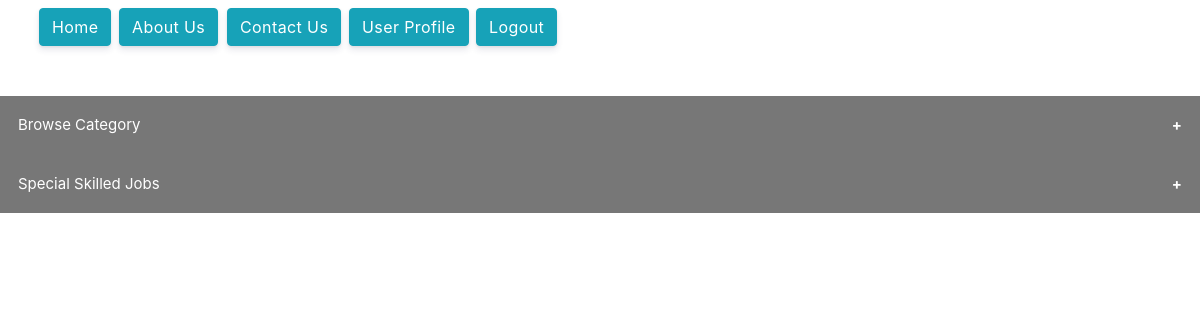
Page /find_work/ (signed in) on the earlier database version.
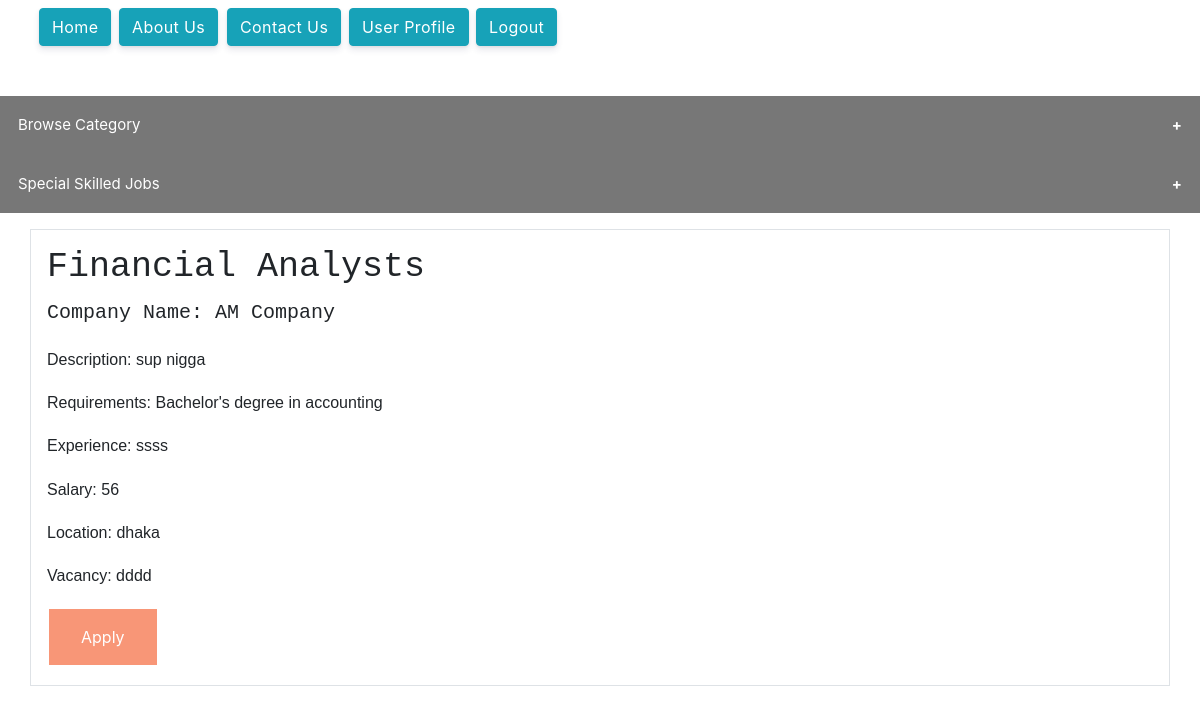
Same page on the later database version.
### post_work/models.py (models this page shows)
class PostWork(models.Model):
    user = models.ForeignKey(Profile, on_delete=models.CASCADE, db_column="User")
    Company_Name = models.CharField(max_length=50, db_column="Company Name")
    Title = models.CharField(max_length=50, db_column="Title")
    Work_Type = models.CharField(max_length=50, db_column="Work Type")
    Description = models.CharField(max_length=100, db_column="Description")
    Requirements = models.CharField(max_length=100, db_column="Requirements")
    Experience = models.CharField(max_length=500, db_column="Experience")
    Salary = models.IntegerField(db_column="Salary")
    Location = models.CharField(max_length=100, db_column="Location")
    Vacancy = models.CharField(max_length=10, db_column="Vacancy")

### site_users/views.py (the view)
# urls.py: path('find_work/', site_views.find_work, name='work-find'),
@login_required
def find_work(request):
    from post_work.models import PostWork
    pw = PostWork.objects.all()
    return render(request, 'users/find_work.html', {'pw':pw})

### templates/users/find_work.html (shortened to what this page needs)
</head>
        {%load static%}
        <link rel="stylesheet" href=" {% static 'site_users/profile.css' %}">
        <link rel="stylesheet" href=" {% static 'site_users/worktemp.css' %}">
        <link rel="stylesheet" href=" {% static 'site_users/btn.css' %}">
        <link rel="stylesheet" href="https://maxcdn.bootstrapcdn.com/bootstrap/4.5.2/css/bootstrap.min.css">
 <div class="main-content">
    <nav class="navbar navbar-top navbar-expand-md navbar-dark" id="navbar-main">
      <div class="container-fluid">
            <a href="{% url 'first-page'%}" class="btn btn-info">Home</a>
            <a href="{% url 'about' %}" class="btn btn-info">About Us</a>
            <a href="{% url 'contract' %}" class="btn btn-info">Contact Us</a>
            <a href="{% url 'profile' %}" class="btn btn-info">User Profile</a>
            <a href="{% url 'logout' %}" class="btn btn-info">Logout</a>
        <ul class="navbar-nav align-items-center d-none d-md-flex">
          <li class="nav-item dropdown">
            <a class="nav-link pr-0" href="#" role="button" data-toggle="dropdown" aria-haspopup="true" aria-expanded="false">
            </a>
          </li>
        </ul>
      </div>
    </nav>
    </div>
<button class="collapsible">Browse Category </button>
<button class="collapsible">Special Skilled Jobs </button>
        {% for i in pw %}
        <div class="container p-3 my-3 border">
            <h2 class="p3", style="font-size:35px">{{i.Title}}</h2>
            <p class="p3" , style="font-size:20px">Company Name: {{i.Company_Name}}</p>
            <p class="p2">Description: {{i.Description}}</p>
            <p class="p2">Requirements: {{i.Requirements}}</p>
            <p class="p2">Experience: {{i.Experience}}</p>
            <p class="p2">Salary: {{i.Salary}}</p>
            <p class="p2">Location: {{i.Location}}</p>
            <p class="p2">Vacancy: {{i.Vacancy}}</p>
            <button class="btntwo", href="{% url 'sentmail' %}" >Apply</button>
        </div>
        {% endfor %}
</body>
</html>

### site_users/static/site_users/profile.css (style rules this page uses)
*, *::before, *::after { box-sizing: border-box; }
figcaption, footer, header, main, nav, section { display: block; }
p { margin-top: 0; margin-bottom: 1rem; }
ul { margin-top: 0; margin-bottom: 1rem; }
a { text-decoration: none; color: #5e72e4; background-color: transparent; -webkit-text-decoration-skip: objects; }
button { border-radius: 0; }
input, button, textarea { font-family: inherit; font-size: inherit; line-height: inherit; margin: 0; }
button, input { overflow: visible; }
button { text-transform: none; }
button, html [type='button'], [type='reset'], [type='submit'] { -webkit-appearance: button; }
.container { width: 100%; margin-right: auto; margin-left: auto; padding-right: 15px; padding-left: 15px; }
@media (min-width: 576px) { .container { max-width: 540px; } }
@media (min-width: 768px) { .container { max-width: 720px; } }
@media (min-width: 992px) { .container { max-width: 960px; } }
@media (min-width: 1200px) { .container { max-width: 1140px; } }
.container-fluid { width: 100%; margin-right: auto; margin-left: auto; padding-right: 15px; padding-left: 15px; }
.btn { font-size: 1rem; font-weight: 600; line-height: 1.5; display: inline-block; padding: .625rem 1.25rem; -webkit-user-select: none; -moz-user-select: none; -ms-user-select: none; user-select: none; transition: color .15s ease-in-out, background-color .15s ease-in-out, border-color .15s ease-in-out, box-shadow .15s ease-in-out; text-align: center; vertical-align: middle; white-space: nowrap; border: 1px solid transparent; border-radius: .375rem; }
.btn:not(:disabled):not(.disabled) { cursor: pointer; }
.btn-info { color: #fff; border-color: #11cdef; background-color: #11cdef; box-shadow: 0 4px 6px rgba(50, 50, 93, .11), 0 1px 3px rgba(0, 0, 0, .08); }
.dropdown { position: relative; }
.nav-link { display: block; padding: .25rem .75rem; }
.navbar { position: relative; display: flex; padding: 1rem 1rem; flex-wrap: wrap; align-items: center; justify-content: space-between; }
.navbar>.container, .navbar>.container-fluid { display: flex; flex-wrap: wrap; align-items: center; justify-content: space-between; }
.navbar-nav { display: flex; flex-direction: column; margin-bottom: 0; padding-left: 0; list-style: none; }
.navbar-nav .nav-link { padding-right: 0; padding-left: 0; }
@media (min-width: 768px) { .navbar-expand-md { flex-flow: row nowrap; justify-content: flex-start; } }
@media (min-width: 768px) { .navbar-expand-md .navbar-nav { flex-direction: row; } }
@media (min-width: 768px) { .navbar-expand-md .navbar-nav .nav-link { padding-right: 1rem; padding-left: 1rem; } }
@media (min-width: 768px) { .navbar-expand-md>.container, .navbar-expand-md>.container-fluid { flex-wrap: nowrap; } }
.navbar-dark .navbar-nav .nav-link { color: rgba(255, 255, 255, .95); }
.d-none { display: none !important; }
@media (min-width: 768px) { .d-md-flex { display: flex !important; } }
.align-items-center { align-items: center !important; }
.pr-0 { padding-right: 0 !important; }
.btn { font-size: .875rem; position: relative; transition: all .15s ease; letter-spacing: .025em; text-transform: none; will-change: transform; }
.btn:not(:last-child) { margin-right: .5rem; }
.main-content { position: relative; }
.main-content .navbar-top { position: absolute; z-index: 1; top: 0; left: 0; width: 100%; padding-right: 0 !important; padding-left: 0 !important; background-color: transparent; }
@media (min-width: 768px) { .main-content .container-fluid { padding-right: 39px !important; padding-left: 39px !important; } }
.dropdown { display: inline-block; }
.nav-link { color: #525f7f; }
p { font-size: 1rem; font-weight: 300; line-height: 1.7; }

### site_users/static/site_users/worktemp.css (style rules this page uses)
.collapsible { background-color: #777; color: white; cursor: pointer; padding: 18px; width: 100%; border: none; text-align: left; outline: none; font-size: 15px; }
.collapsible:after { content: '\002B'; color: white; font-weight: bold; float: right; margin-left: 5px; }

### site_users/static/site_users/btn.css (style rules this page uses)
.btn { border: none; color: white; padding: 14px 28px; font-size: 16px; cursor: pointer; }

### templates/users/find_work.html (style rules this page uses)
.btntwo { background-color: #f4511e; border: none; color: white; padding: 16px 32px; text-align: center; font-size: 16px; margin: 4px 2px; opacity: 0.6; transition: 0.3s; }
.p3 { font-family: "Lucida Console", "Courier New", monospace; }
.p2 { font-family: Arial, Helvetica, sans-serif; }

Differences in the rows shown:
added PostWork: Title "Financial Analysts", Company_Name "AM Company", Description "sup nigga", Requirements "Bachelor's degree in accounting", Experience "ssss", Salary "56", Location "dhaka", Vacancy "dddd"
